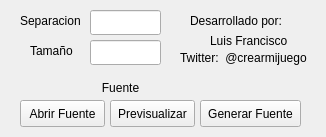
<?xml version="1.0" encoding="UTF-8"?>
<ui version="4.0">
 <class>MainWindow</class>
 <widget class="QMainWindow" name="MainWindow">
  <property name="geometry">
   <rect>
    <x>0</x>
    <y>0</y>
    <width>326</width>
    <height>137</height>
   </rect>
  </property>
  <property name="windowTitle">
   <string>BimpFont MonkeyX</string>
  </property>
  <widget class="QWidget" name="centralwidget">
   <widget class="QLabel" name="label">
    <property name="geometry">
     <rect>
      <x>20</x>
      <y>10</y>
      <width>81</width>
      <height>21</height>
     </rect>
    </property>
    <property name="text">
     <string>Separacion</string>
    </property>
   </widget>
   <widget class="QLabel" name="label_2">
    <property name="geometry">
     <rect>
      <x>30</x>
      <y>40</y>
      <width>51</width>
      <height>21</height>
     </rect>
    </property>
    <property name="text">
     <string>Tamaño</string>
    </property>
   </widget>
   <widget class="QLineEdit" name="lineEditSeparacion">
    <property name="geometry">
     <rect>
      <x>90</x>
      <y>10</y>
      <width>71</width>
      <height>25</height>
     </rect>
    </property>
   </widget>
   <widget class="QLineEdit" name="lineEditTamano">
    <property name="geometry">
     <rect>
      <x>90</x>
      <y>40</y>
      <width>71</width>
      <height>25</height>
     </rect>
    </property>
   </widget>
   <widget class="QPushButton" name="pushButtonAbrir">
    <property name="geometry">
     <rect>
      <x>20</x>
      <y>100</y>
      <width>85</width>
      <height>27</height>
     </rect>
    </property>
    <property name="text">
     <string>Abrir Fuente</string>
    </property>
   </widget>
   <widget class="QPushButton" name="pushButtonGenerar">
    <property name="geometry">
     <rect>
      <x>200</x>
      <y>100</y>
      <width>101</width>
      <height>27</height>
     </rect>
    </property>
    <property name="text">
     <string>Generar Fuente</string>
    </property>
   </widget>
   <widget class="QPushButton" name="pushButtonPrevisualizar">
    <property name="geometry">
     <rect>
      <x>110</x>
      <y>100</y>
      <width>85</width>
      <height>27</height>
     </rect>
    </property>
    <property name="text">
     <string>Previsualizar</string>
    </property>
   </widget>
   <widget class="QLabel" name="label_3">
    <property name="geometry">
     <rect>
      <x>190</x>
      <y>10</y>
      <width>101</width>
      <height>21</height>
     </rect>
    </property>
    <property name="text">
     <string>Desarrollado por: </string>
    </property>
   </widget>
   <widget class="QLabel" name="label_4">
    <property name="geometry">
     <rect>
      <x>210</x>
      <y>30</y>
      <width>101</width>
      <height>21</height>
     </rect>
    </property>
    <property name="text">
     <string>Luis Francisco</string>
    </property>
   </widget>
   <widget class="QLabel" name="label_5">
    <property name="geometry">
     <rect>
      <x>180</x>
      <y>50</y>
      <width>131</width>
      <height>16</height>
     </rect>
    </property>
    <property name="text">
     <string>Twitter:  @crearmijuego</string>
    </property>
   </widget>
   <widget class="QLabel" name="label_6">
    <property name="geometry">
     <rect>
      <x>10</x>
      <y>80</y>
      <width>221</width>
      <height>16</height>
     </rect>
    </property>
    <property name="text">
     <string>Fuente</string>
    </property>
    <property name="alignment">
     <set>Qt::AlignCenter</set>
    </property>
   </widget>
  </widget>
 </widget>
 <resources/>
 <connections>
  <connection>
   <sender>lineEditTamano</sender>
   <signal>textChanged(QString)</signal>
   <receiver>lineEditSeparacion</receiver>
   <slot>clear()</slot>
   <hints>
    <hint type="sourcelabel">
     <x>136</x>
     <y>63</y>
    </hint>
    <hint type="destinationlabel">
     <x>136</x>
     <y>18</y>
    </hint>
   </hints>
  </connection>
  <connection>
   <sender>lineEditSeparacion</sender>
   <signal>textChanged(QString)</signal>
   <receiver>lineEditTamano</receiver>
   <slot>clear()</slot>
   <hints>
    <hint type="sourcelabel">
     <x>111</x>
     <y>17</y>
    </hint>
    <hint type="destinationlabel">
     <x>105</x>
     <y>60</y>
    </hint>
   </hints>
  </connection>
  <connection>
   <sender>pushButtonGenerar</sender>
   <signal>clicked()</signal>
   <receiver>lineEditSeparacion</receiver>
   <slot>clear()</slot>
   <hints>
    <hint type="sourcelabel">
     <x>257</x>
     <y>107</y>
    </hint>
    <hint type="destinationlabel">
     <x>154</x>
     <y>22</y>
    </hint>
   </hints>
  </connection>
  <connection>
   <sender>pushButtonPrevisualizar</sender>
   <signal>clicked()</signal>
   <receiver>lineEditSeparacion</receiver>
   <slot>clear()</slot>
   <hints>
    <hint type="sourcelabel">
     <x>190</x>
     <y>103</y>
    </hint>
    <hint type="destinationlabel">
     <x>145</x>
     <y>26</y>
    </hint>
   </hints>
  </connection>
  <connection>
   <sender>pushButtonAbrir</sender>
   <signal>clicked()</signal>
   <receiver>lineEditTamano</receiver>
   <slot>clear()</slot>
   <hints>
    <hint type="sourcelabel">
     <x>72</x>
     <y>101</y>
    </hint>
    <hint type="destinationlabel">
     <x>119</x>
     <y>59</y>
    </hint>
   </hints>
  </connection>
 </connections>
</ui>
